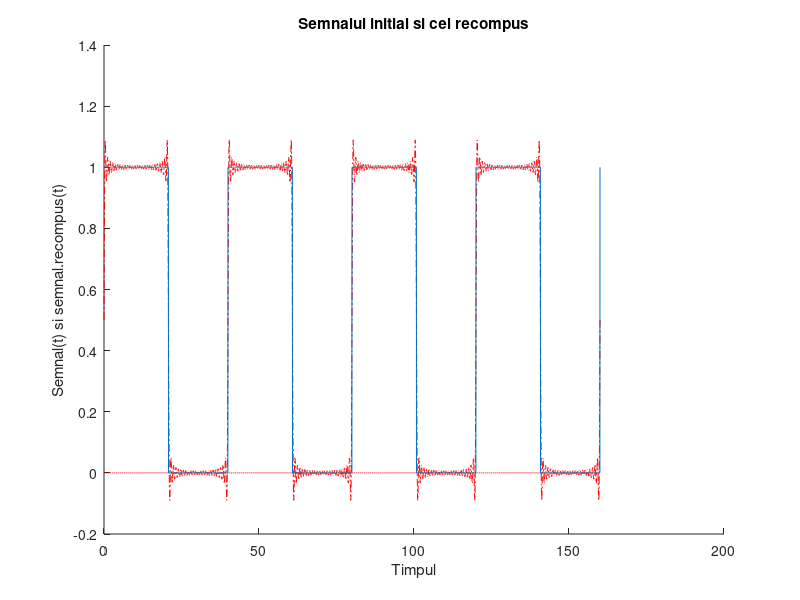
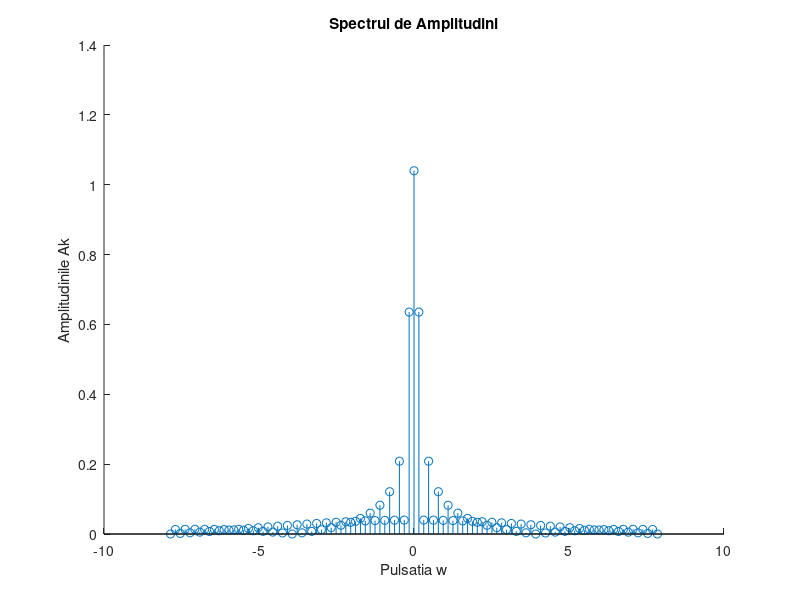

Write the MATLAB code that produced these figures, in order.
T=40;
f=1/T;
w=2*pi*f;
pas=T/1000;
t = 0:pas:4*T;
N=50;
s=(1+square(w*t,52))/2;
for n = -N:N
    C(n+N+1) = 1/T * integral(@(t)((1+square(w*t,52))/2).*exp(-1j*n*w*t),0,T) ;
    
end
sr = 0;
for n = -N:N
    sr = sr + C(n+N+1)*exp(1j*n*w*t) ;
end
figure(1);
hold on
plot(t,real(sr),'-.r',t,imag(sr),'-.r');
plot(t,s);
xlabel('Timpul')
ylabel('Semnal(t) si semnal.recompus(t)')
title('Semnalul initial si cel recompus')
hold off
figure(2);
hold on
stem((-N:N)*w,2*abs(C));
xlabel('Pulsatia w');
ylabel('Amplitudinile Ak');
title('Spectrul de Amplitudini');
hold off
